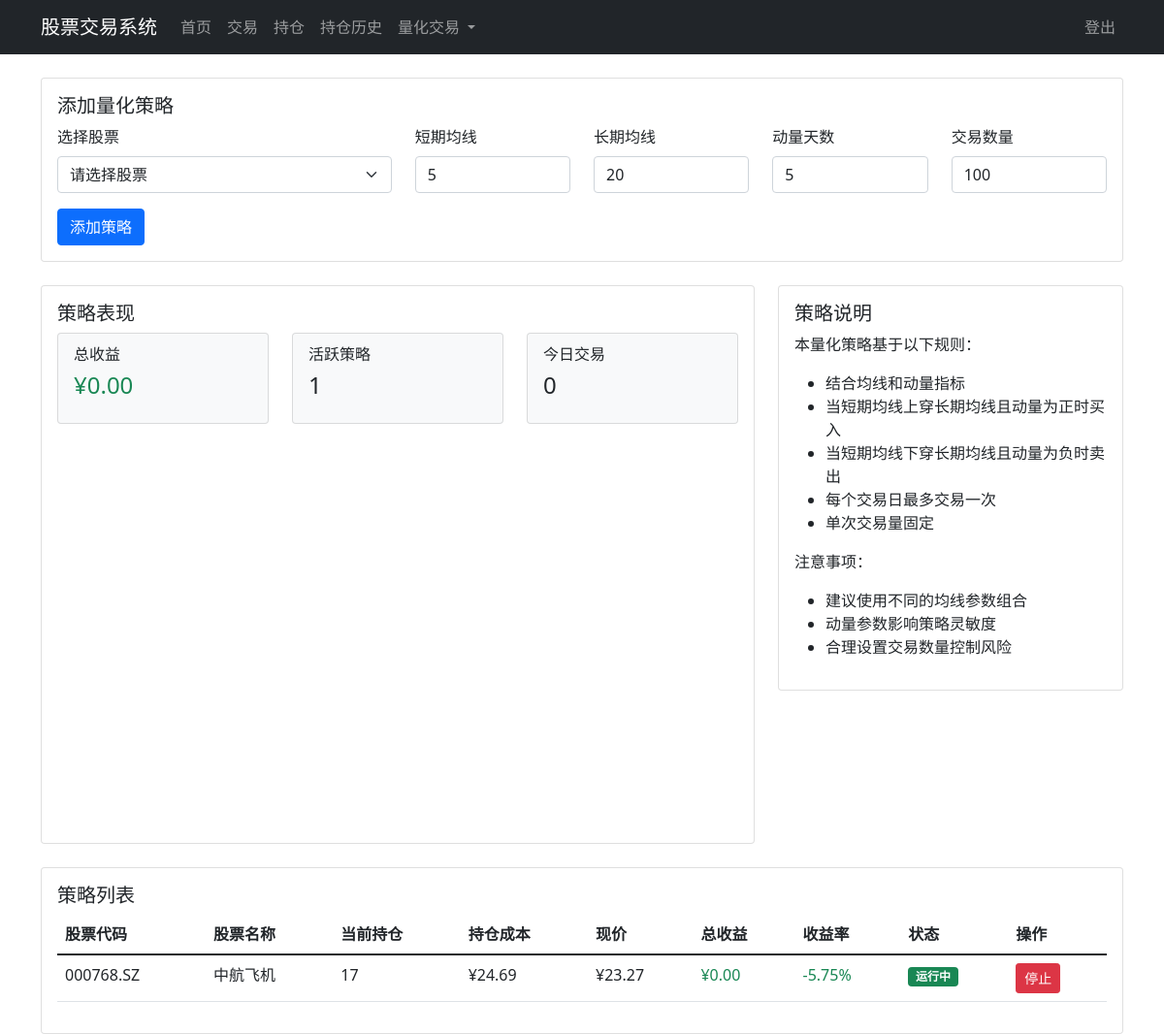
/quant (signed in), run on the app's committed database.
### database.py (models this page shows, shortened)
class QuantStrategy(db.Model):
    id = db.Column(db.Integer, primary_key=True)
    user_id = db.Column(db.Integer, db.ForeignKey('user.id'), nullable=False)
    stock_code = db.Column(db.String(20), nullable=False)
    ma_short = db.Column(db.Integer, nullable=False)
    ma_long = db.Column(db.Integer, nullable=False)
    momentum_days = db.Column(db.Integer, nullable=False)
    position_size = db.Column(db.Integer, nullable=False)
    position = db.Column(db.Integer, default=0)  # 当前持仓数量
    avg_price = db.Column(db.Float, default=0)  # 持仓均价
    total_profit = db.Column(db.Float, default=0)  # 累计收益
    last_trade_date = db.Column(db.Date)  # 最后交易日期
    is_active = db.Column(db.Boolean, default=True)
    created_at = db.Column(db.DateTime, default=datetime.utcnow)
    updated_at = db.Column(db.DateTime, default=datetime.utcnow, onupdate=datetime.utcnow)
    user = db.relationship('User', backref=db.backref('quant_strategies', lazy=True))

class Stock(db.Model):
    id = db.Column(db.Integer, primary_key=True)
    code = db.Column(db.String(10), unique=True, nullable=False)  # 股票代码
    name = db.Column(db.String(50), nullable=False)  # 股票名称
    industry = db.Column(db.String(50))  # 所属行业
    market = db.Column(db.String(20))  # 市场类型
    last_price = db.Column(db.Float)  # 最新价格
    prev_price = db.Column(db.Float)  # 前一日价格
    last_update = db.Column(db.DateTime)  # 最后更新时间
    positions = db.relationship('Position', backref='stock', lazy=True)
    trades = db.relationship('Trade', backref='stock', lazy=True)

class Position(db.Model):
    id = db.Column(db.Integer, primary_key=True)
    user_id = db.Column(db.Integer, db.ForeignKey('user.id'), nullable=False)
    stock_id = db.Column(db.Integer, db.ForeignKey('stock.id'), nullable=False)
    quantity = db.Column(db.Integer, nullable=False)
    average_price = db.Column(db.Float, nullable=False)
    created_at = db.Column(db.DateTime, default=datetime.utcnow)
    updated_at = db.Column(db.DateTime, default=datetime.utcnow, onupdate=datetime.utcnow)

### app.py (the view)
@app.route('/quant')
@login_required
def quant():
    stocks = Stock.query.all()
    strategies = QuantStrategy.query.filter_by(user_id=current_user.id).all()
    today = datetime.now().date()
    today_trades = Trade.query.filter(
        Trade.user_id == current_user.id,
        Trade.created_at >= today
    ).count()
    active_strategies = sum(1 for s in strategies if s.is_active)
    total_profit = sum(s.total_profit for s in strategies)
    dates = [(today - timedelta(days=i)).strftime('%Y-%m-%d') for i in range(6, -1, -1)]
    profits = []
    for strategy in strategies:
        strategy_profits = []
        cumulative_profit = 0
        for date in dates:
            date_obj = datetime.strptime(date, '%Y-%m-%d').date()
            next_date = date_obj + timedelta(days=1)
            day_trades = Trade.query.filter(
                Trade.user_id == current_user.id,
                Trade.stock_id == Stock.query.filter_by(code=strategy.stock_code).first().id,
                Trade.created_at >= date_obj,
                Trade.created_at < next_date
            ).all()
            day_profit = sum(
                trade.quantity * (trade.price - trade.commission/trade.quantity)
                if trade.type == 'SELL'
                else -trade.quantity * (trade.price + trade.commission/trade.quantity)
                for trade in day_trades
            )
            cumulative_profit += day_profit
            strategy_profits.append(cumulative_profit)
        profits.append(strategy_profits)
    strategy_data = []
    for strategy in strategies:
        stock = Stock.query.filter_by(code=strategy.stock_code).first()
        if stock:
            position = Position.query.filter_by(
                user_id=current_user.id,
                stock_id=stock.id
            ).first()
            strategy_info = {
                'id': strategy.id,
                'stock_code': strategy.stock_code,
                'stock_name': stock.name,
                'position': position.quantity if position else 0,
                'avg_price': position.average_price if position else 0,
                'current_price': stock.last_price,
                'total_profit': strategy.total_profit,
                'profit_rate': ((stock.last_price / position.average_price) - 1) * 100 if position and position.average_price > 0 else 0,
                'is_active': strategy.is_active
            }
            strategy_data.append(strategy_info)
    return render_template(
        'quant.html',
        stocks=stocks,
        strategies=strategy_data,
        dates=dates,
        profits=profits,
        total_profit=total_profit,
        active_strategies=active_strategies,
        today_trades=today_trades
    )

### app.py (called while the page is built)
@login_manager.user_loader
def load_user(user_id):
    return User.query.get(int(user_id))

@app.before_request
def check_user_session():
    if current_user.is_authenticated:
        session['last_activity'] = datetime.now().timestamp()
    elif request.endpoint and 'static' not in request.endpoint and request.endpoint not in ['login', 'register']:
        if request.is_xhr:
            return jsonify({'error': 'unauthorized', 'message': '请重新登录'}), 401
        return redirect(url_for('login'))

### templates/quant.html (shortened to what this page needs)
{% extends "base.html" %}
{% block content %}
<div class="row">
    <div class="col-md-12 mb-4">
        <div class="card">
            <div class="card-body">
                <h5 class="card-title">添加量化策略</h5>
                <form method="POST" action="{{ url_for('add_quant_strategy') }}">
                    <div class="row">
                        <div class="col-md-4">
                            <div class="mb-3">
                                <label for="stock_code" class="form-label">选择股票</label>
                                <select class="form-select" id="stock_code" name="stock_code" required>
                                    <option value="">请选择股票</option>
                                </select>
                            </div>
                        </div>
                        <div class="col-md-2">
                            <div class="mb-3">
                                <label for="ma_short" class="form-label">短期均线</label>
                                <input type="number" class="form-control" id="ma_short" name="ma_short" value="5" min="1" required>
                            </div>
                        </div>
                        <div class="col-md-2">
                            <div class="mb-3">
                                <label for="ma_long" class="form-label">长期均线</label>
                                <input type="number" class="form-control" id="ma_long" name="ma_long" value="20" min="1" required>
                            </div>
                        </div>
                        <div class="col-md-2">
                            <div class="mb-3">
                                <label for="momentum_days" class="form-label">动量天数</label>
                                <input type="number" class="form-control" id="momentum_days" name="momentum_days" value="5" min="1" required>
                            </div>
                        </div>
                        <div class="col-md-2">
                            <div class="mb-3">
                                <label for="position_size" class="form-label">交易数量</label>
                                <input type="number" class="form-control" id="position_size" name="position_size" value="100" min="1" required>
                            </div>
                        </div>
                    </div>
                    <button type="submit" class="btn btn-primary">添加策略</button>
                </form>
            </div>
        </div>
    </div>
</div>
<div class="row">
    <div class="col-md-8">
        <div class="card">
            <div class="card-body">
                <h5 class="card-title">策略表现</h5>
                <div class="row mb-3">
                    <div class="col-md-4">
                        <div class="card bg-light">
                            <div class="card-body">
                                <h6 class="card-subtitle mb-2">总收益</h6>
                                <h4 class="{{ 'text-danger' if total_profit > 0 else 'text-success' }}">
                                    ¥{{ "%.2f"|format(total_profit) }}
                                </h4>
                            </div>
                        </div>
                    </div>
                    <div class="col-md-4">
                        <div class="card bg-light">
                            <div class="card-body">
                                <h6 class="card-subtitle mb-2">活跃策略</h6>
                                <h4>{{ active_strategies }}</h4>
                            </div>
                        </div>
                    </div>
                    <div class="col-md-4">
                        <div class="card bg-light">
                            <div class="card-body">
                                <h6 class="card-subtitle mb-2">今日交易</h6>
                                <h4>{{ today_trades }}</h4>
                            </div>
                        </div>
                    </div>
                </div>
                <div id="performance-chart" style="height: 400px;"></div>
            </div>
        </div>
    </div>
    <div class="col-md-4">
        <div class="card">
            <div class="card-body">
                <h5 class="card-title">策略说明</h5>
                <p>本量化策略基于以下规则：</p>
                <ul>
                    <li>结合均线和动量指标</li>
                    <li>当短期均线上穿长期均线且动量为正时买入</li>
                    <li>当短期均线下穿长期均线且动量为负时卖出</li>
                    <li>每个交易日最多交易一次</li>
                    <li>单次交易量固定</li>
                </ul>
                <p>注意事项：</p>
                <ul>
                    <li>建议使用不同的均线参数组合</li>
                    <li>动量参数影响策略灵敏度</li>
                    <li>合理设置交易数量控制风险</li>
                </ul>
            </div>
        </div>
    </div>
</div>
<div class="row mt-4">
    <div class="col-md-12">
        <div class="card">
            <div class="card-body">
                <h5 class="card-title">策略列表</h5>
                <div class="table-responsive">
                    <table class="table">
                        <thead>
                            <tr>
                                <th>股票代码</th>
                                <th>股票名称</th>
                                <th>当前持仓</th>
                                <th>持仓成本</th>
                                <th>现价</th>
                                <th>总收益</th>
                                <th>收益率</th>
                                <th>状态</th>
                                <th>操作</th>
                            </tr>
                        </thead>
                        <tbody>
                            {% if strategies %}
                                {% for strategy in strategies %}
                                <tr>
                                    <td>{{ strategy.stock_code }}</td>
                                    <td>{{ strategy.stock_name }}</td>
                                    <td>{{ strategy.position }}</td>
                                    <td>¥{{ "%.2f"|format(strategy.avg_price) }}</td>
                                    <td>¥{{ "%.2f"|format(strategy.current_price) }}</td>
                                    <td class="{{ 'text-danger' if strategy.total_profit > 0 else 'text-success' }}">
                                        ¥{{ "%.2f"|format(strategy.total_profit) }}
                                    </td>
                                    <td class="{{ 'text-danger' if strategy.profit_rate > 0 else 'text-success' }}">
                                        {{ "%.2f"|format(strategy.profit_rate) }}%
                                    </td>
                                    <td>
                                        <span class="badge bg-{{ 'success' if strategy.is_active else 'secondary' }}">
                                            {{ '运行中' if strategy.is_active else '已停止' }}
                                        </span>
                                    </td>
                                    <td>
                                        <a href="{{ url_for('toggle_strategy', strategy_id=strategy.id) }}"
                                           class="btn btn-sm btn-{{ 'danger' if strategy.is_active else 'success' }}">
                                            {{ '停止' if strategy.is_active else '启动' }}
                                        </a>
                                    </td>
                                </tr>
                                {% endfor %}
                            {% else %}
                                <tr>
                                    <td colspan="9" class="text-center">暂无策略</td>
                                </tr>
                            {% endif %}
                        </tbody>
                    </table>
                </div>
            </div>
        </div>
    </div>
</div>
{% endblock %}

### data on the page
QuantStrategy: stock_code "000768.SZ", total_profit "0.00"
Stock: stock_name "中航飞机", current_price "23.27"
Position: avg_price "24.69"

### other printed values
{{ "%.2f"|format(total_profit) }} "0.00"
{{ active_strategies }} "1"
{{ today_trades }} "0"
{{ strategy.position }} "17"
{{ "%.2f"|format(strategy.profit_rate) }} "-5.75"
{{ '运行中' if strategy.is_active else '已停止' }} "运行中"
{{ '停止' if strategy.is_active else '启动' }} "停止"
